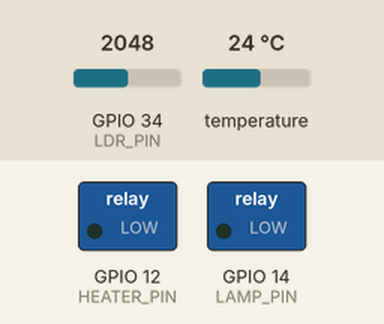
Bench run of a sketch on a simulated ESP32. Shown: switched loads named in the sketch (green lamp = pin HIGH). Inputs (shaded band) come from the test bench; at power-on: GPIO 34 (LDR_PIN) = 2048, temperature 24 °C. WiFi joins after 1.5 s; servers stay silent unless stated; uploads are accepted with an empty reply; what the sketch prints to the serial monitor is not drawn.

Above: at 0.1 s.
At 2.7 s:
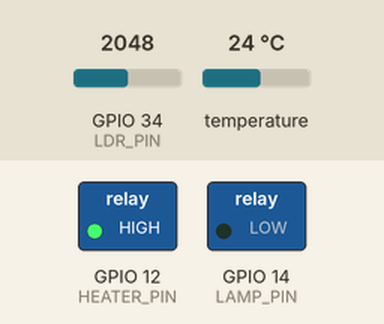
Timing chart, 0 to 4.2 s (numbered marks = the images above):
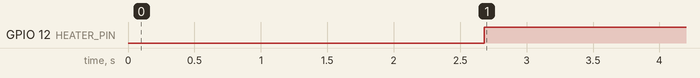

The sketch:

sketch.ino
```cpp
#include <OneWire.h>
#include <DallasTemperature.h>
#include "WiFi.h"
#include <HTTPClient.h>
#include <ArduinoJson.h>

// Pinos e definições
#define LDR_PIN 34            // Pino analógico onde o LDR está conectado
#define ONE_WIRE_BUS 4        // Pino digital onde o DS18B20 está conectado
#define HEATER_PIN 12         // Pino digital onde o relé do LED 1 está conectado
#define LAMP_PIN 14          // Pino digital onde o relé do LED 2 está conectado

// Inicializa o barramento OneWire
OneWire oneWire(ONE_WIRE_BUS);

// Inicializa a biblioteca DallasTemperature
DallasTemperature sensors(&oneWire);

// Variáveis de controle (booleanas)
bool heater = true;  // Estado do LED 1 (relé 1)
bool lamp = false;    // Estado do LED 2 (relé 2)

const char* ssid = "Wokwi-GUEST"; // Rede WiFi
const char* password = ""; // Senha
//String* base_url = ";

// Função para enviar os dados via POST para o endpoint "/send-stats"
void sendStats(int lux, float temp) {
  HTTPClient http;
  String url = "https://primary-production-fb02.up.railway.app/webhook/aquatic-data";

  http.begin(url);  // Inicia a conexão HTTP
  http.addHeader("Content-Type", "application/json");  // Define o tipo de conteúdo como JSON

  // Cria o JSON para o POST
  DynamicJsonDocument doc(1024);
  doc["lux"] = lux;
  doc["temp"] = temp;

  String payload;
  serializeJson(doc, payload);  // Serializa o JSON para enviar no corpo da requisição

  int httpCode = http.POST(payload);  // Faz a requisição POST

  if (httpCode > 0) {
    String response = http.getString();
    Serial.println("Resposta do POST: " + response);
  } else {
    Serial.println("Erro na requisição POST");
  }

  http.end();  // Finaliza a conexão
}

// Função para realizar a requisição GET no endpoint "/get-commands" e retornar os valores booleanos
void getCommands(bool &heater, bool &lamp) {
  HTTPClient http;
  String url = "https://primary-production-fb02.up.railway.app/webhook/get-commands";

  http.begin(url);  // Inicia a conexão HTTP
  int httpCode = http.GET();  // Faz a requisição GET

  if (httpCode > 0) {  // Se a requisição foi bem-sucedida
    String payload = http.getString();
    Serial.println("Resposta do GET: " + payload);

    // Parse do JSON de resposta
    DynamicJsonDocument doc(1024);
    deserializeJson(doc, payload);

    heater = doc["heat"];  // Atribui o valor de "heater"
    lamp = doc["lamp"];      // Atribui o valor de "lamp"

    // Exibir os valores de heater e lamp
    Serial.println("Heater: " + String(heater));
    Serial.println("Lamp: " + String(lamp));
  } else {
    Serial.println("Erro na requisição GET");
  }

  http.end();  // Finaliza a conexão
}

void setup() {
  // Configura os pinos dos relés como saída
  pinMode(HEATER_PIN, OUTPUT);
  pinMode(LAMP_PIN, OUTPUT);

  // Configura o pino do LDR como entrada
  pinMode(LDR_PIN, INPUT);

  // Inicializa a comunicação serial
  Serial.begin(115200);

  // Inicializa o sensor de temperatura
  sensors.begin();
  Serial.println("Iniciando leitura do LDR e DS18B20...");

  // Inicializa a conexão à rede WiFi
  WiFi.begin(ssid, password);
  while (WiFi.status() != WL_CONNECTED)
  {
    delay(500);
  }

}

void loop() {
  // Leitura do LDR
  int ldrValue = analogRead(LDR_PIN);
  int ldrPercent = map(ldrValue, 0, 4095, 100, 0); // Inverte a escala para porcentagem

  // Exibe o valor do LDR no monitor serial
  Serial.println("Valor LDR (bruto): ");
  Serial.print(ldrValue);
  Serial.print(" | Luz (LDR): ");
  Serial.print(ldrPercent);
  Serial.print(" %");

  // Leitura do sensor de temperatura DS18B20
  sensors.requestTemperatures(); // Solicita a temperatura
  float temperatureC = sensors.getTempCByIndex(0); // Obtém a temperatura em graus Celsius

  // Exibe a temperatura no monitor serial
  if (temperatureC != DEVICE_DISCONNECTED_C) {
    Serial.print(" | Temperatura: ");
    Serial.print(temperatureC);
    Serial.print(" °C");
  } else {
    Serial.println("Sensor de temperatura não conectado!");
  }

  if (WiFi.status() == WL_CONNECTED) {
    // Envia os dados para o servidor
    sendStats(ldrPercent, temperatureC);

    // Recebe os comandos do servidor
    getCommands(heater, lamp);

    // Controla o relé do LED 1
    if (heater) {
      digitalWrite(HEATER_PIN, HIGH);  // Liga o LED 1
      Serial.print("LED 1 (Relé 1) ligado");
    } else {
      digitalWrite(HEATER_PIN, LOW);   // Desliga o LED 1
      Serial.print("LED 1 (Relé 1) desligado");
    }

    // Controla o relé do LED 2
    if (lamp) {
      digitalWrite(LAMP_PIN, HIGH);  // Liga o LED 2
      Serial.print("LED 2 (Relé 2) ligado");
    } else {
      digitalWrite(LAMP_PIN, LOW);   // Desliga o LED 2
      Serial.print("LED 2 (Relé 2) desligado");
    }
  }

  // Aguarda 1 segundo antes de repetir
  delay(1000);
}
```

Measured:
- by itself, GPIO 12 (HEATER_PIN): LOW → HIGH at 2.7 s
